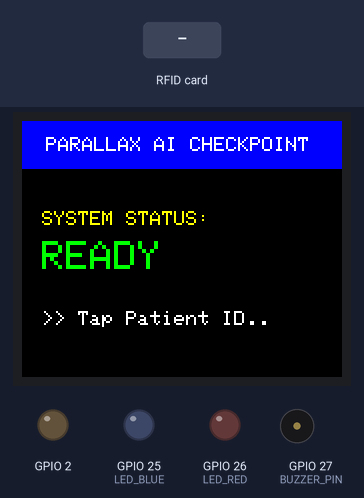
Bench run of a sketch on a simulated ESP32. Shown: 160×128 colour display, output pins drawn as LEDs (lit = HIGH), buzzer (waves = sounding). Dashed ring = blinking. Inputs (shaded band) come from the test bench. WiFi joins after 1.5 s; servers stay silent unless stated; uploads are accepted with an empty reply; pins used as bus, display or sensor lines are not drawn; what the sketch prints to the serial monitor is not drawn.

Above: at 2.9 s.
3.0 s: RFID card 5E 7A 19 C4 held to the reader
At 3.31 s:
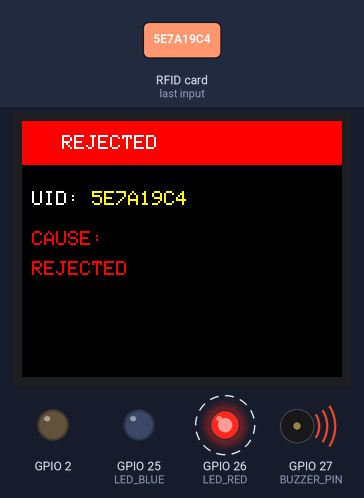
At 4.6 s:
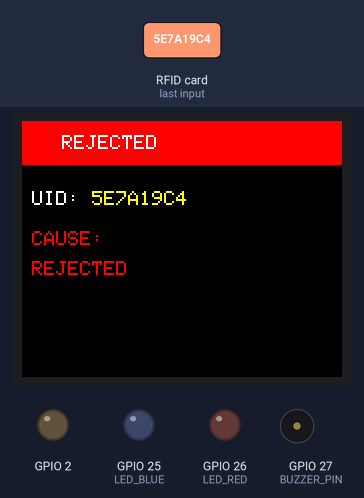
Timing chart, 0 to 6.1 s (numbered marks = the images above; inputs shaded):
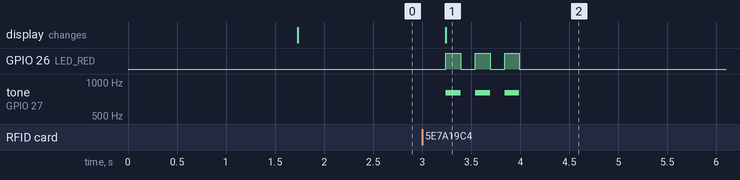

The sketch:

parallax.ino
```cpp
#include <SPI.h>
#include <MFRC522.h>
#include <Adafruit_GFX.h>
#include <Adafruit_ST7735.h>
#include <WiFi.h>
#include <HTTPClient.h>


// 1. Wi-Fi & Target Endpoint Configuration
const char* WIFI_SSID = "VITC-EVENT";
const char* WIFI_PASS = "H@ck17&18$";

// Local Laptop IP listening on port 5000
const char* SERVER_URL = "http://172.16.44.166:5000/api/scan";

// 2. Hardware Pin Assignments
#define RFID_SS_PIN   21
#define RFID_RST_PIN  22

#define TFT_CS        17
#define TFT_DC        16
#define TFT_RST        4

#define LED_BLUE      25
#define LED_RED       26
#define BUZZER_PIN    27

MFRC522 rfid(RFID_SS_PIN, RFID_RST_PIN);
Adafruit_ST7735 tft = Adafruit_ST7735(TFT_CS, TFT_DC, TFT_RST);

// Audio & LED Indicators
void playVerifiedFeedback() {
  digitalWrite(LED_BLUE, HIGH);
  digitalWrite(LED_RED, LOW);
  tone(BUZZER_PIN, 3000, 150);
}

void playInvalidFeedback() {
  digitalWrite(LED_BLUE, LOW);
  for (int i = 0; i < 3; i++) {
    digitalWrite(LED_RED, HIGH);
    tone(BUZZER_PIN, 800);
    delay(150);
    digitalWrite(LED_RED, LOW);
    noTone(BUZZER_PIN);
    delay(150);
  }
}

// Display UI Renderers
void drawStandbyScreen() {
  pinMode(2, OUTPUT);
  digitalWrite(2, LOW); // Explicitly turns OFF built-in blue LED
  digitalWrite(LED_BLUE, LOW);
  digitalWrite(LED_RED, LOW);

  tft.fillScreen(ST77XX_BLACK);
  tft.fillRect(0, 0, 160, 24, ST77XX_BLUE);
  tft.setTextColor(ST77XX_WHITE);
  tft.setTextSize(1);
  tft.setCursor(12, 8);
  tft.print("PARALLAX AI CHECKPOINT");

  tft.setTextColor(ST77XX_YELLOW);
  tft.setTextSize(1);
  tft.setCursor(10, 45);
  tft.print("SYSTEM STATUS:");

  tft.setTextColor(ST77XX_GREEN);
  tft.setTextSize(2);
  tft.setCursor(10, 60);
  tft.print("READY");

  tft.setTextColor(ST77XX_WHITE);
  tft.setTextSize(1);
  tft.setCursor(10, 95);
  tft.print(">> Tap Patient ID..");
}

void displayCapturedScreen(String uid, String targetPage) {
  tft.fillScreen(ST77XX_BLACK);
  tft.fillRect(0, 0, 160, 22, ST77XX_BLUE);
  tft.setTextColor(ST77XX_WHITE);
  tft.setTextSize(1);
  tft.setCursor(15, 7);
  tft.print("CARD CAPTURED");

  tft.setTextColor(ST77XX_WHITE);
  tft.setTextSize(1);
  tft.setCursor(5, 35);
  tft.print("UID: ");
  tft.setTextColor(ST77XX_YELLOW);
  tft.println(uid);

  tft.setTextColor(ST77XX_WHITE);
  tft.setCursor(5, 55);
  tft.print("TARGET: ");
  tft.setTextColor(ST77XX_GREEN);
  tft.println(targetPage);

  playVerifiedFeedback();
}

void displayVerifiedScreen(String uid, String cause) {
  tft.fillScreen(ST77XX_BLACK);
  tft.fillRect(0, 0, 160, 22, ST77XX_GREEN);
  tft.setTextColor(ST77XX_BLACK);
  tft.setTextSize(1);
  tft.setCursor(15, 7);
  tft.print("VERIFIED");

  tft.setTextColor(ST77XX_WHITE);
  tft.setTextSize(1);
  tft.setCursor(5, 35);
  tft.print("UID: ");
  tft.setTextColor(ST77XX_YELLOW);
  tft.println(uid);

  tft.setTextColor(ST77XX_WHITE);
  tft.setCursor(5, 55);
  tft.print("STATUS: ");
  tft.setTextColor(ST77XX_GREEN);
  tft.println(cause);

  playVerifiedFeedback();
}

void displayRejectedScreen(String uid, String cause) {
  tft.fillScreen(ST77XX_BLACK);
  tft.fillRect(0, 0, 160, 22, ST77XX_RED);
  tft.setTextColor(ST77XX_WHITE);
  tft.setTextSize(1);
  tft.setCursor(20, 7);
  tft.print("REJECTED");

  tft.setTextColor(ST77XX_WHITE);
  tft.setTextSize(1);
  tft.setCursor(5, 35);
  tft.print("UID: ");
  tft.setTextColor(ST77XX_YELLOW);
  tft.println(uid);

  tft.setTextColor(ST77XX_RED);
  tft.setCursor(5, 55);
  tft.print("CAUSE:");
  tft.setCursor(5, 70);
  tft.print(cause);

  playInvalidFeedback();
}

// Network Request Handler
void processVerification(String uid, float weight, bool shake) {
  if (WiFi.status() == WL_CONNECTED) {
    HTTPClient http;
    http.begin(SERVER_URL);
    http.setTimeout(20000);
    http.addHeader("Content-Type", "application/json");

    String payload = "{\"rfid_uid\":\"" + uid + "\",\"weight_g\":" + String(weight, 2) + ",\"shake_detected\":" + (shake ? "true" : "false") + "}";

    Serial.println("POSTing payload: " + payload);
    int httpCode = http.POST(payload);

    if (httpCode > 0) {
      String response = http.getString();
      Serial.println("Flask Response: " + response);

      // Flexible check tolerant of JSON spaces and formatting
      if (response.indexOf("CAPTURED") != -1) {
        displayCapturedScreen(uid, "FORM_PAGE");
      }
      else if (response.indexOf("VERIFIED") != -1) {
        displayVerifiedScreen(uid, "ALL PASSED");
      }
      else {
        // Extract cause code flexibly if rejected
        String cause = "REJECTED";
        int codeIdx = response.indexOf("\"code\"");
        if (codeIdx != -1) {
          int valStart = response.indexOf("\"", response.indexOf(":", codeIdx) + 1);
          int valEnd = response.indexOf("\"", valStart + 1);
          if (valStart != -1 && valEnd != -1) {
            cause = response.substring(valStart + 1, valEnd);
          }
        }
        displayRejectedScreen(uid, cause);
      }
    } else {
      Serial.printf("HTTP Error: %s\n", http.errorToString(httpCode).c_str());
      displayRejectedScreen(uid, "SERVER_OFFLINE");
    }
    http.end();
  } else {
    displayRejectedScreen(uid, "NO_WIFI");
  }
}

void setup() {
  Serial.begin(115200);

  pinMode(LED_BLUE, OUTPUT);
  pinMode(LED_RED, OUTPUT);
  pinMode(BUZZER_PIN, OUTPUT);
  digitalWrite(LED_BLUE, LOW);
  digitalWrite(LED_RED, LOW);

  pinMode(RFID_SS_PIN, OUTPUT);
  digitalWrite(RFID_SS_PIN, HIGH);
  pinMode(TFT_CS, OUTPUT);
  digitalWrite(TFT_CS, HIGH);

  SPI.begin();
  tft.initR(INITR_BLACKTAB);
  tft.setRotation(1);

  WiFi.begin(WIFI_SSID, WIFI_PASS);
  Serial.print("Connecting to Wi-Fi");
  while (WiFi.status() != WL_CONNECTED) {
    delay(500);
    Serial.print(".");
  }
  Serial.println("\nConnected! ESP32 IP: " + WiFi.localIP().toString());

  rfid.PCD_Init();
  drawStandbyScreen();
  Serial.println("--- Parallax System Ready ---");
}

void loop() {
  digitalWrite(TFT_CS, HIGH);

  if (!rfid.PICC_IsNewCardPresent()) return;
  if (!rfid.PICC_ReadCardSerial()) return;

  String cardUID = "";
  for (byte i = 0; i < rfid.uid.size; i++) {
    if (rfid.uid.uidByte[i] < 0x10) cardUID += "0";
    cardUID += String(rfid.uid.uidByte[i], HEX);
  }
  cardUID.toUpperCase();

  Serial.println("Scanned UID: " + cardUID);

  float measured_weight = 0.50;
  bool shake_detected = false;

  processVerification(cardUID, measured_weight, shake_detected);

  rfid.PICC_HaltA();
  rfid.PCD_StopCrypto1();

  delay(3000);
  drawStandbyScreen();
}
```

Measured:
- after the input at 3.0 s, GPIO 26 (LED_RED): alternates HIGH for 0.15 s and LOW for 0.15 s, 6 changes in all, then stays LOW, starting after 0.24 s; tone on GPIO 27 (BUZZER_PIN): alternates 800 Hz for 0.15 s and silent for 0.15 s, 6 changes in all, then stays silent, starting after 0.24 s; the display: changes after 0.24 s (image 1)
